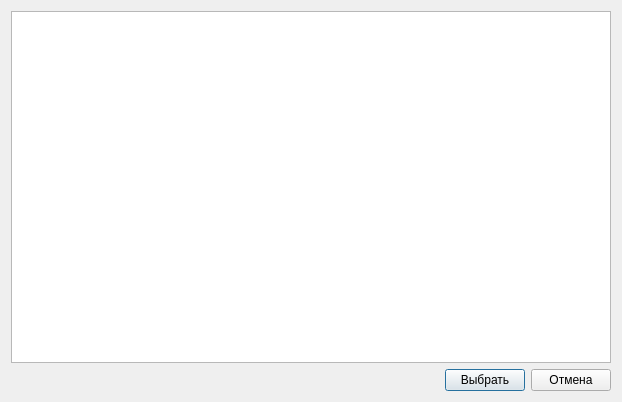
<?xml version="1.0" encoding="UTF-8"?>
<ui version="4.0">
 <class>Dialog</class>
 <widget class="QDialog" name="Dialog">
  <property name="geometry">
   <rect>
    <x>0</x>
    <y>0</y>
    <width>622</width>
    <height>402</height>
   </rect>
  </property>
  <property name="windowTitle">
   <string>Dialog</string>
  </property>
  <layout class="QVBoxLayout" name="verticalLayout">
   <item>
    <widget class="QTableView" name="tableView">
     <property name="selectionMode">
      <enum>QAbstractItemView::SingleSelection</enum>
     </property>
     <property name="selectionBehavior">
      <enum>QAbstractItemView::SelectRows</enum>
     </property>
    </widget>
   </item>
   <item>
    <layout class="QHBoxLayout" name="horizontalLayout">
     <item>
      <spacer name="horizontalSpacer">
       <property name="orientation">
        <enum>Qt::Horizontal</enum>
       </property>
       <property name="sizeHint" stdset="0">
        <size>
         <width>40</width>
         <height>20</height>
        </size>
       </property>
      </spacer>
     </item>
     <item>
      <widget class="QPushButton" name="selectButton">
       <property name="text">
        <string>Выбрать</string>
       </property>
      </widget>
     </item>
     <item>
      <widget class="QPushButton" name="cancelButton">
       <property name="text">
        <string>Отмена</string>
       </property>
      </widget>
     </item>
    </layout>
   </item>
  </layout>
 </widget>
 <resources/>
 <connections/>
</ui>
